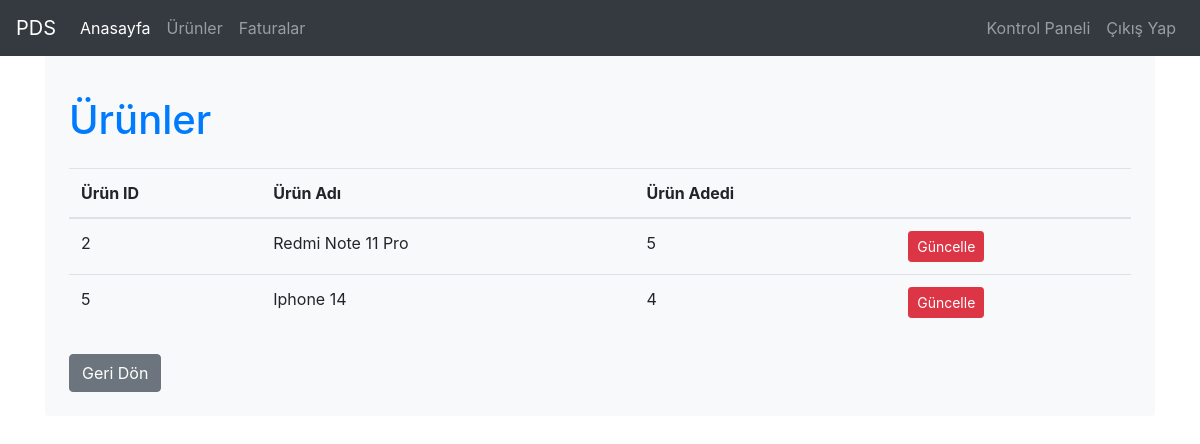
The app's page /updateurun/ (signed in) with its own data.
### products/models.py (models this page shows)
class Urun(models.Model):
    urun_adi = models.CharField(max_length=50)
    urun_adedi = models.IntegerField()
    resim = models.ForeignKey(Resim, on_delete=models.CASCADE)
    created_at = models.DateTimeField(auto_now_add=True)
    updated_at = models.DateTimeField(auto_now=True)

### products/views.py (the view)
# urls.py: path("updateurun/", vws.updateurun, name="updateurun"),
@login_required(login_url="user:login")
def updateurun(request):
    urunler = Urun.objects.all()
    return render(request, "updateurun.html", {"urunler": urunler})

### templates/updateurun.html
{% extends "layout.html" %}
{% block body %}
<div class="container bg-light p-4 rounded">
    <h1 class="mt-4 text-primary">Ürünler</h1>
    <table class="table mt-4">
        <thead>
            <tr>
                <th>Ürün ID</th>
                <th>Ürün Adı</th>
                <th>Ürün Adedi</th>
                <th></th>
            </tr>
        </thead>
        <tbody>
            {% for urun in urunler %}
            <tr>
                <td>{{ urun.id }}</td>
                <td>{{ urun.urun_adi }}</td>
                <td>{{ urun.urun_adedi }}</td>
                <td>
                    <a href="{% url 'urun_up' urun.id %}" class="btn btn-danger btn-sm">Güncelle</a>
                </td>
            </tr>
            {% endfor %}
        </tbody>
    </table>
    <div class="mt-4">
        <a href="/dashboard/" class="btn btn-secondary">Geri Dön</a>
    </div>
</div>
{% endblock body %}

### records on screen
Urun: id "2", urun_adi "Redmi Note 11 Pro", urun_adedi "5"
Urun: id "5", urun_adi "Iphone 14", urun_adedi "4"
